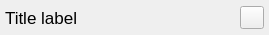
<?xml version="1.0" encoding="UTF-8"?>
<ui version="4.0">
 <class>color_value</class>
 <widget class="CardWidget" name="color_value">
  <property name="geometry">
   <rect>
    <x>0</x>
    <y>0</y>
    <width>269</width>
    <height>35</height>
   </rect>
  </property>
  <property name="minimumSize">
   <size>
    <width>0</width>
    <height>35</height>
   </size>
  </property>
  <property name="maximumSize">
   <size>
    <width>16777215</width>
    <height>35</height>
   </size>
  </property>
  <property name="windowTitle">
   <string>Form</string>
  </property>
  <layout class="QHBoxLayout" name="horizontalLayout">
   <property name="spacing">
    <number>5</number>
   </property>
   <property name="leftMargin">
    <number>5</number>
   </property>
   <property name="topMargin">
    <number>1</number>
   </property>
   <property name="rightMargin">
    <number>5</number>
   </property>
   <property name="bottomMargin">
    <number>1</number>
   </property>
   <item>
    <widget class="TitleLabel" name="tittle">
     <property name="minimumSize">
      <size>
       <width>0</width>
       <height>33</height>
      </size>
     </property>
     <property name="maximumSize">
      <size>
       <width>16777215</width>
       <height>33</height>
      </size>
     </property>
     <property name="font">
      <font>
       <family>Segoe UI</family>
       <pointsize>13</pointsize>
       <bold>false</bold>
      </font>
     </property>
     <property name="text">
      <string>Title label</string>
     </property>
    </widget>
   </item>
   <item>
    <widget class="Color_Picker_Button" name="value">
     <property name="text">
      <string/>
     </property>
    </widget>
   </item>
  </layout>
 </widget>
 <customwidgets>
  <customwidget>
   <class>CardWidget</class>
   <extends>QFrame</extends>
   <header>qfluentwidgets</header>
   <container>1</container>
  </customwidget>
  <customwidget>
   <class>TitleLabel</class>
   <extends>QLabel</extends>
   <header>qfluentwidgets</header>
  </customwidget>
  <customwidget>
   <class>Color_Picker_Button</class>
   <extends>QToolButton</extends>
   <header location="global">atklip.gui.components._pushbutton</header>
  </customwidget>
 </customwidgets>
 <resources/>
 <connections/>
</ui>
